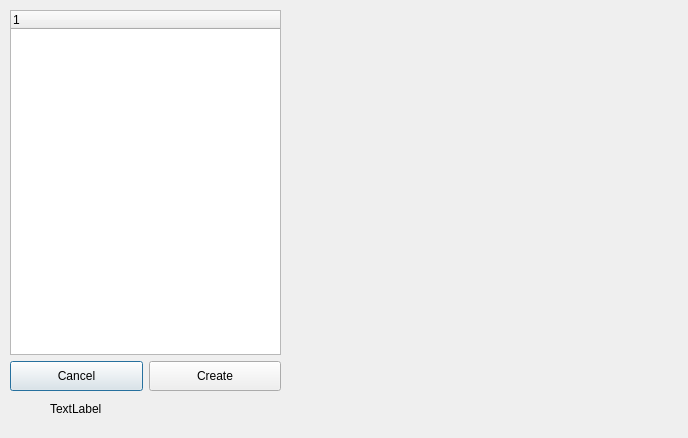
<?xml version="1.0" encoding="UTF-8"?>
<ui version="4.0">
 <class>Dialog</class>
 <widget class="QDialog" name="Dialog">
  <property name="geometry">
   <rect>
    <x>0</x>
    <y>0</y>
    <width>688</width>
    <height>438</height>
   </rect>
  </property>
  <property name="windowTitle">
   <string>Dialog</string>
  </property>
  <widget class="QWidget" name="verticalLayoutWidget">
   <property name="geometry">
    <rect>
     <x>10</x>
     <y>10</y>
     <width>271</width>
     <height>381</height>
    </rect>
   </property>
   <layout class="QVBoxLayout" name="verticalLayout">
    <item>
     <widget class="QTreeWidget" name="treeWidget">
      <column>
       <property name="text">
        <string notr="true">1</string>
       </property>
      </column>
     </widget>
    </item>
    <item>
     <layout class="QHBoxLayout" name="horizontalLayout">
      <property name="spacing">
       <number>6</number>
      </property>
      <property name="sizeConstraint">
       <enum>QLayout::SetDefaultConstraint</enum>
      </property>
      <item>
       <widget class="QPushButton" name="cancelButton">
        <property name="minimumSize">
         <size>
          <width>0</width>
          <height>30</height>
         </size>
        </property>
        <property name="text">
         <string>Cancel</string>
        </property>
       </widget>
      </item>
      <item>
       <widget class="QPushButton" name="createButton">
        <property name="minimumSize">
         <size>
          <width>0</width>
          <height>30</height>
         </size>
        </property>
        <property name="text">
         <string>Create</string>
        </property>
       </widget>
      </item>
     </layout>
    </item>
   </layout>
  </widget>
  <widget class="QLabel" name="label">
   <property name="geometry">
    <rect>
     <x>50</x>
     <y>400</y>
     <width>281</width>
     <height>17</height>
    </rect>
   </property>
   <property name="text">
    <string>TextLabel</string>
   </property>
  </widget>
 </widget>
 <resources/>
 <connections/>
</ui>
